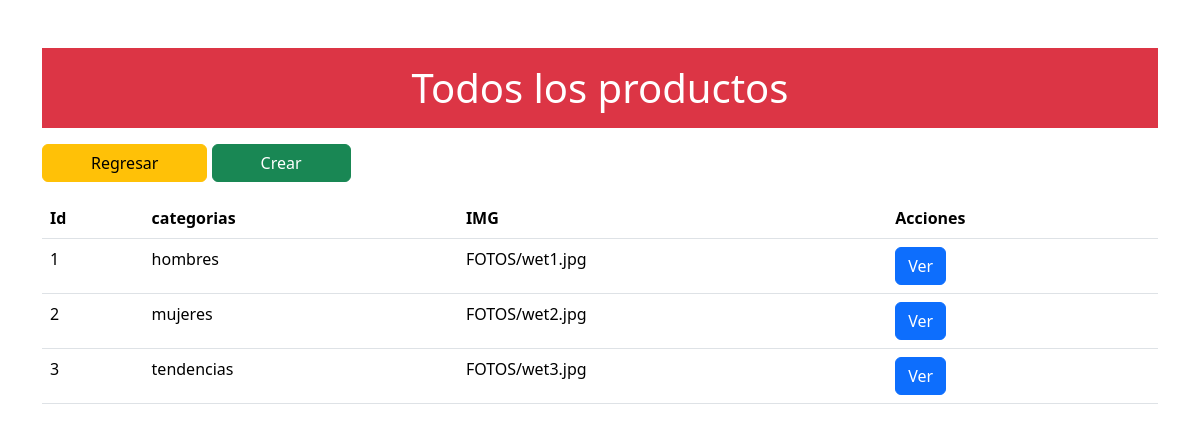
/crud/indexProduct.php, run on the app's committed database.
### tables this page shows
CREATE TABLE `wetsuite_products` (
  `id` int(11) NOT NULL,
  `nombre_wetsuite` varchar(255) DEFAULT NULL,
  `img` varchar(255) DEFAULT NULL
);

### private/queries.php (called while the page is built, shortened)
<?php
function wetsuites_data()
{
  global $db;
  $sql = "SELECT * FROM wetsuite_products";
  return mysqli_query($db, $sql);
}

### crud/indexProduct.php (the view, shortened to what this page needs)
<?php
$result = wetsuites_data();
$data = array();
while($row = mysqli_fetch_assoc($result)) {
    $data[] = $row;
}
include (SHARED_PATH . 'aboutHeader.php');
?>
<div class="container py-5">
  <div class="row">
    <div class="col">
      <header class="py-3 bg-danger text-center text-white">
        <h1 class="mb-0">Todos los productos</h1>
      </header>
    </div>
  </div>
  <div class="row">
      <div class="col">
      <a href="../EditPage/index.php"><button class="btn btn-warning px-5 my-3">Regresar</button></a>
        <a href="createProduct.php" class="btn btn-success px-5">Crear</a>
      </div>
    </div>
  <div class="row">
    <div class="col">
      <table class="table">
        <thead>
          <tr>
            <th>Id</th>
            <th>categorias</th>
            <th>IMG</th>
            <th>Acciones</th>
          </tr>
        </thead>
        <tbody>
          <?php foreach ($data as $row) { ?>
            <tr>
              <td><?= $row['id'] ?></td>
              <td><?= $row['nombre_wetsuite'] ?></td>
              <td><?= $row['img'] ?></td>
              <td>
                <a href="showProduct.php?id=<?= $row['id']?>" class="btn btn-primary">Ver</a>
              </td>
            </tr>
          <?php } ?>
        </tbody>
      </table>
    </div>
  </div>
</div>
<?php
include (SHARED_PATH . 'footer.php');
?>

### data on the page
wetsuite_products: id "1", nombre_wetsuite "hombres", img "FOTOS/wet1.jpg"
wetsuite_products: id "2", nombre_wetsuite "mujeres", img "FOTOS/wet2.jpg"
wetsuite_products: id "3", nombre_wetsuite "tendencias", img "FOTOS/wet3.jpg"
